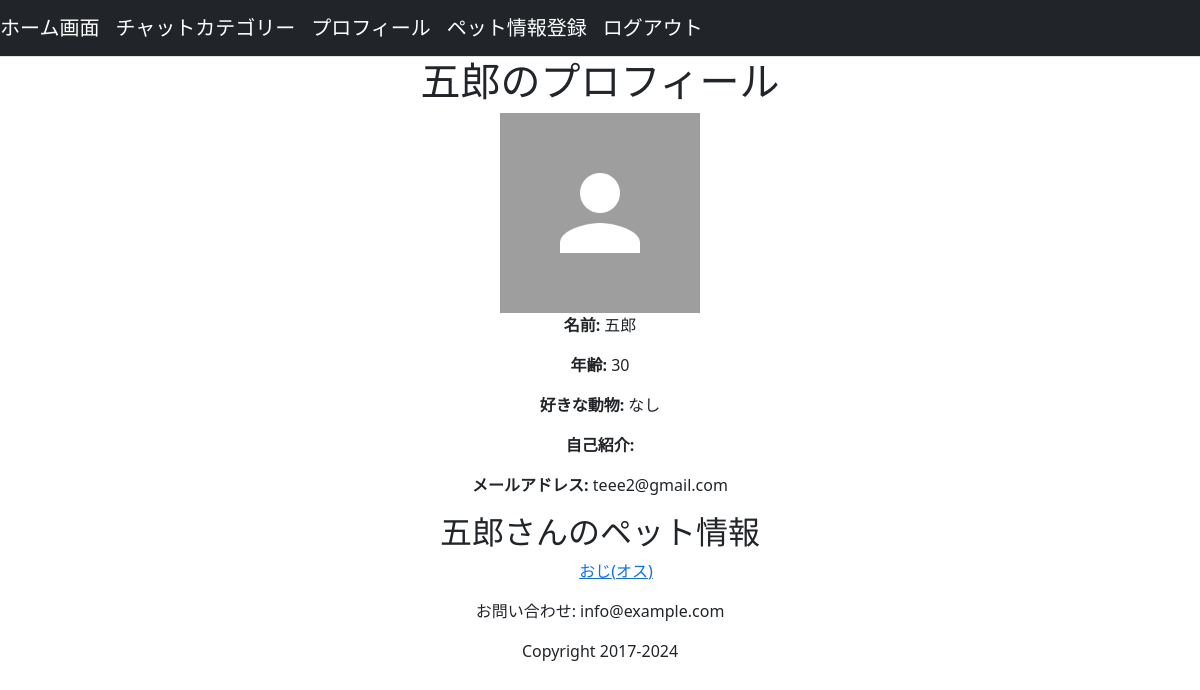
The page /user_profile/4 (signed in) on the database its author committed.
### accounts/models.py (models this page shows, shortened)
class Users(AbstractBaseUser, PermissionsMixin):
    username = models.CharField(max_length=255)
    age = models.PositiveIntegerField()
    bio = models.TextField(max_length=500, blank=True)
    birth_date = models.DateField(null=True, blank=True)
    email = models.EmailField(max_length=255, unique=True)
    is_active = models.BooleanField(default=False)
    is_staff = models.BooleanField(default=False)
    picture = models.ImageField(upload_to='picture/', blank=True, null=True)
    favorite_animals = models.CharField(max_length=255, blank=True)  # 好きな動物のためのフィールド
    pet = models.ManyToManyField(Pet, blank=True, related_name='users') #飼っているペットのためのフィールド
    objects = UserManager()
    USERNAME_FIELD = 'email'
    REQUIRED_FIELDS = ['username']
    class Meta:
        db_table = 'users'

class Pet(models.Model):
    name = models.CharField(max_length=100)
    age = models.PositiveIntegerField(null=True, blank=True)
    sex = models.CharField(max_length=10, choices=(('1', 'オス'), ('2', 'メス')), default=1)
    picture = models.ImageField(upload_to='pet_pictures/', blank=True, null=True)
    genre = models.CharField(
    max_length=10,
    choices=(('1', '犬'), ('2', '猫'), ('3', '鳥類'), ('4', '齧歯類'), ('5', '爬虫類')),
    default='1',
)
    breed = models.CharField(max_length=100, blank=True)  # 品種
    characteristic = models.TextField(blank=True)  # 性格や特徴
    owner = models.ForeignKey(
        'Users', on_delete=models.CASCADE, related_name='pets'
    )  # 所有者の追加

### accounts/views.py (the view)
# urls.py: path('user_profile/<int:user_id>', views.user_profile, name='user_profile'),
@login_required
def user_profile(request, user_id):
    user = get_object_or_404(Users, id=user_id)
    user_pets = user.pet.all()  # ログインユーザーのペット情報を取得
    return render(
        request, 'accounts/user_profile.html', context={
            'user': user,
            'user_pets': user_pets,  # ペット情報をテンプレートに渡す
        }
    )

### templates/accounts/user_profile.html (shortened to what this page needs)
{% extends "base.html" %}
{% block content %}
<!DOCTYPE html>
<html>
<center>
<head>
</head>
<body>
    <h1>{{ user.username }}のプロフィール</h1>
    <img width="200px" height="200px" src="{% if user.picture %}{{ user.picture.url }}{% else %}/media/picture/default_profile.jpg{% endif %}">
    <p><strong>名前:</strong> {{ user.username }}</p>
    <p><strong>年齢:</strong> {{ user.age }}</p>
    <p><strong>好きな動物:</strong>
        {% if user.favorite_animals %}
            {% for animal in user.favorite_animals %}
                {% if animal == '1' %} 🐶 犬
                {% elif animal == '2' %} 🐱 猫
                {% elif animal == '3' %} 🐦 鳥
                {% elif animal == '4' %} 🐰 ウサギ
                {% elif animal == '5' %} 🦎 爬虫類
                {% endif %}
                {% if not forloop.last %}, {% endif %}
            {% endfor %}
        {% else %}
            なし
        {% endif %}
    </p>
    <p><strong>自己紹介:</strong> {{ user.bio }}</p>
    <p><strong>メールアドレス:</strong> {{ user.email }}</p>
    <h2>{{ user.username }}さんのペット情報</h2>
    {% if user_pets %}
        <ul>
            {% for pet in user_pets %}
                <a href="{% url 'accounts:pet_profile' pet.id %}">
                    {{ pet.name }}({{ pet.get_sex_display }})<br>
                </a>
            {% endfor %}
        </ul>
    {% else %}
        <p>ペットが登録されていません。</p>
    {% endif %}
</body>
</center>
</html>
{% endblock %}

### rows shown on the page
Users: username "五郎", picture (placeholder picture), age "30", email "teee2@gmail.com"
Pet: name "おじ", sex "オス"
